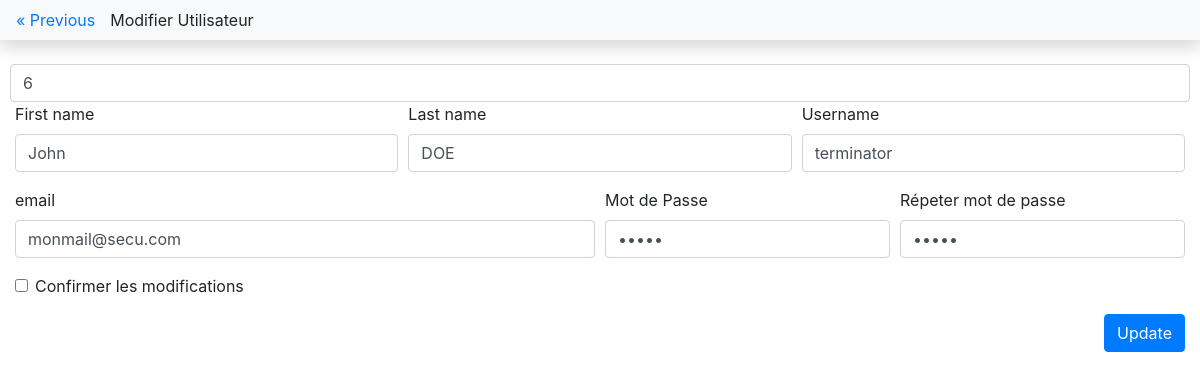
Page /projet_web/utilisateur/modifier_utilisateur.php?row_id=6 on the earlier database version.
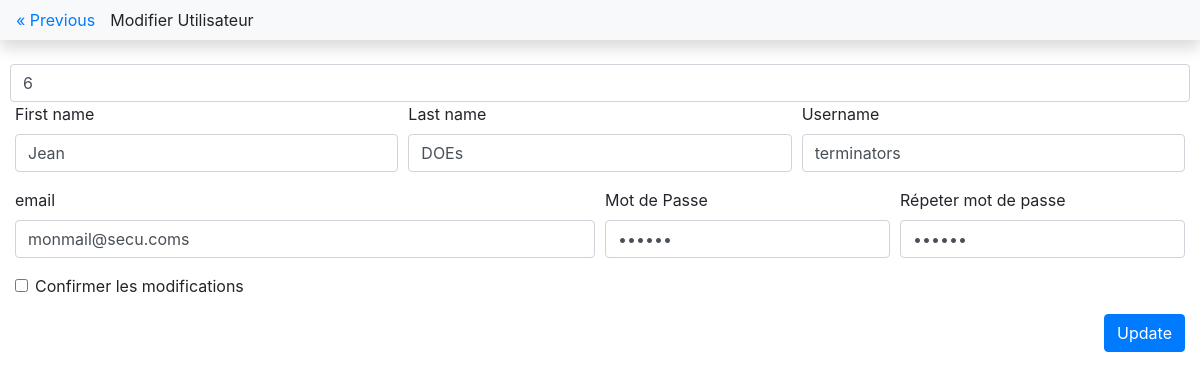
Same page on the later database version.
### tables this page shows
CREATE TABLE `utilisateur` (
  `utilisateur_id` int(11) NOT NULL AUTO_INCREMENT,
  `utilisateur_nom` varchar(50) NOT NULL DEFAULT '',
  `utilisateur_prenom` varchar(50) NOT NULL DEFAULT '',
  `utilisateur_login` varchar(50) NOT NULL DEFAULT '',
  `utilisateur_pass` varchar(50) NOT NULL DEFAULT '',
  `utilisateur_email` varchar(50) NOT NULL DEFAULT '',
  `utilisateur_del` int(11) NOT NULL DEFAULT '0',
  PRIMARY KEY (`utilisateur_id`)
);

### projet_web/utilisateur/modifier_utilisateur.php (the view, shortened to what this page needs)
<!doctype html>
<html lang="en">
  <head>
    <link rel="stylesheet" href="../bs431/css/bootstrap.min.css">
  </head>
  <body>
  <?php
    include('../connexion_bdd.php');
    $id = $_GET['row_id'];
    $reponse = $bdd->prepare("SELECT * FROM utilisateur WHERE utilisateur_id=:id");
    $reponse->execute(['id' => $id]);
    $user = $reponse->fetch();
  ?>
  <nav class="navbar navbar-expand-lg navbar-light bg-light shadow">
    <div class="row">
      <div class="col">
        <a href="../gestion_ticket.php" class="previous">&laquo; Previous</a>
      </div>
        Modifier Utilisateur
    </div>
  </nav>
  <br>
  <div class="container-fluid">
    <form action ="update_utilisateur.php" method="get">
      <div class="form-row">
        <input type="text" class="form-control" id="validationDefault00" name="id_modifier" placeholder="ID" value="<?php echo $user['utilisateur_id'] ?>" required>
      </div>
      <div class="form-row">
        <div class="col-md-4 mb-3">
          <label for="validationDefault01">First name</label>
          <input type="text" class="form-control" id="validationDefault01" name="prenom_modifier" placeholder="Prenom" value="<?php echo $user['utilisateur_prenom'] ?>" required>
        </div>
        <div class="col-md-4 mb-3">
          <label for="validationDefault02">Last name</label>
          <input type="text" class="form-control" id="validationDefault02" name="nom_modifier" placeholder="Nom" value="<?php echo $user['utilisateur_nom'] ?>" required>
        </div>
        <div class="col-md-4 mb-3">
          <label for="validationDefaultUsername">Username</label>
          <div class="input-group">
            <input type="text" class="form-control" id="validationDefaultUsername" name="login_modifier" placeholder="Login" value="<?php echo $user['utilisateur_login'] ?>" aria-describedby="inputGroupPrepend2" required>
          </div>
        </div>
      </div>
      <div class="form-row">
        <div class="col-md-6 mb-3">
          <label for="validationDefault03">email</label>
          <input type="email" class="form-control" id="validationDefault03" name="email_modifier" placeholder="email" value="<?php echo $user['utilisateur_email'] ?>" required>
        </div>
        <div class="col-md-3 mb-3">
          <label for="validationDefault04">Mot de Passe</label>
          <input type="password" class="form-control" id="validationDefault04" name="mot_de_passe_modifier" placeholder="MDP" value="<?php echo $user['utilisateur_pass'] ?>" required>
        </div>
        <div class="col-md-3 mb-3">
          <label for="validationDefault05">Répeter mot de passe</label>
          <input type="password" class="form-control" id="validationDefault05" name="repeter_mot_de_passe_modifier" placeholder="MDP" value="<?php echo $user['utilisateur_pass'] ?>"required>
        </div>
      </div>
      <div class="form-group">
        <div class="form-check">
          <input class="form-check-input" type="checkbox" value="" id="invalidCheck2" required>
          <label class="form-check-label" for="invalidCheck2">
            Confirmer les modifications
          </label>
        </div>
      </div>
      <div class ="text-right">
        <button class="btn btn-primary" type="submit">Update</button>
      </div>
    </form>
  </div>
  </body>
</html>

Differences in the rows shown:
changed utilisateur id 6: prenom_modifier "John" → "Jean"; nom_modifier "DOE" → "DOEs"; login_modifier "terminator" → "terminators"; email_modifier "monmail@secu.com" → "monmail@secu.coms"
